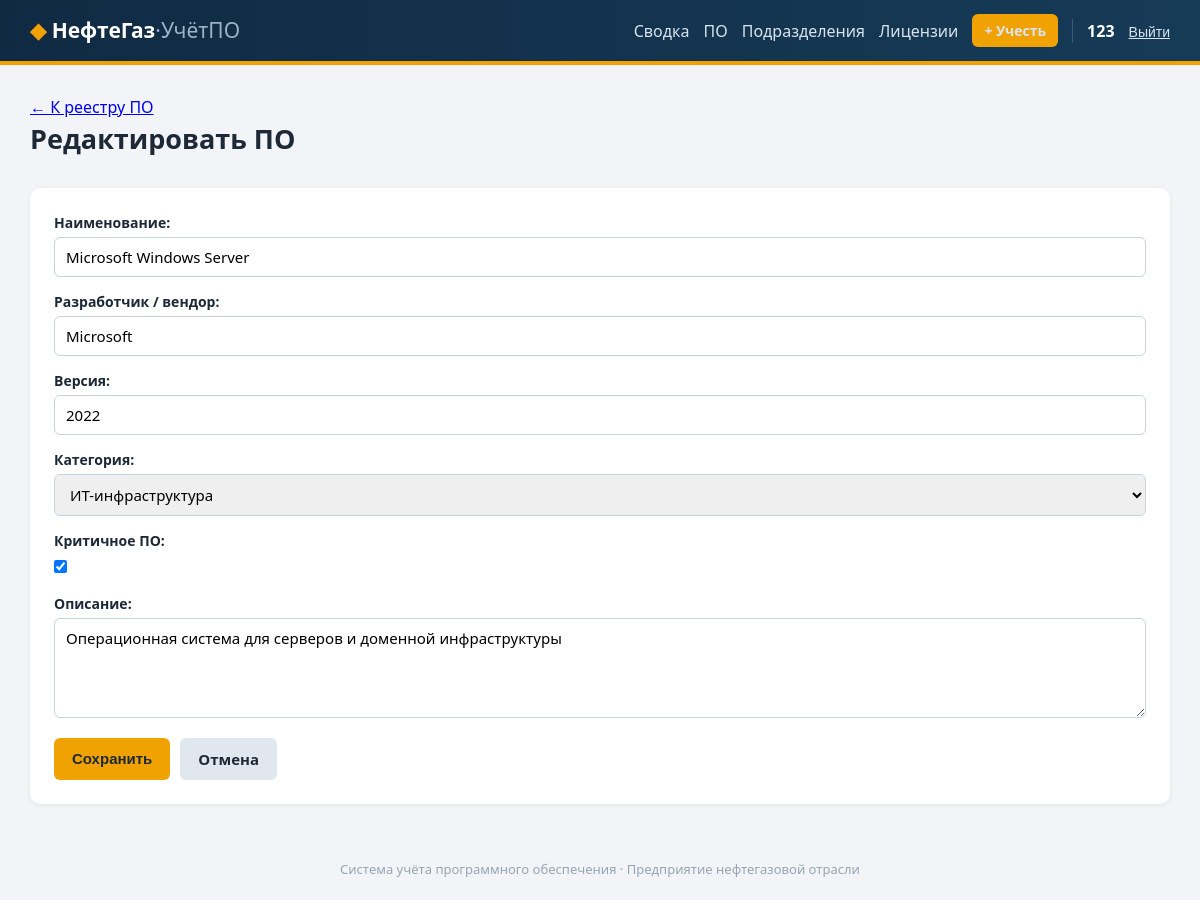
Screenshot of /software/10/edit/ (signed in) with the database file from the repository.
### accounting/models.py (models this page shows, shortened)
class Software(models.Model):
    CATEGORY_CHOICES = [
        ("geology", "Геология и разведка"),
        ("drilling", "Бурение"),
        ("production", "Добыча нефти и газа"),
        ("refining", "Переработка и нефтехимия"),
        ("transport", "Транспорт и логистика"),
        ("scada", "SCADA / АСУ ТП"),
        ("erp", "ERP и финансы"),
        ("security", "Информационная безопасность"),
        ("it", "ИТ-инфраструктура"),
        ("cad", "САПР и проектирование"),
    ]
    name = models.CharField(max_length=200, verbose_name="Наименование")
    vendor = models.CharField(max_length=150, verbose_name="Разработчик / вендор")
    version = models.CharField(max_length=50, verbose_name="Версия")
    category = models.CharField(
        max_length=20, choices=CATEGORY_CHOICES, verbose_name="Категория"
    )
    is_critical = models.BooleanField(default=False, verbose_name="Критичное ПО")
    description = models.TextField(blank=True, verbose_name="Описание")
    class Meta:
        verbose_name = "Программное обеспечение"
        verbose_name_plural = "Программное обеспечение"
        ordering = ["name"]

### accounting/views.py (the view)
# urls.py: path("software/<int:pk>/edit/", views.software_edit, name="software_edit"),
@login_required
def software_edit(request, pk):
    software = get_object_or_404(Software, pk=pk)
    if request.method == "POST":
        form = SoftwareForm(request.POST, instance=software)
        if form.is_valid():
            form.save()
            messages.success(request, "Данные ПО обновлены")
            return redirect("accounting:software_detail", pk=software.pk)
    else:
        form = SoftwareForm(instance=software)
    return render(
        request,
        "accounting/software_form.html",
        {"form": form, "title": "Редактировать ПО", "software": software},
    )

### accounting/forms.py
class SoftwareForm(forms.ModelForm):
    class Meta:
        model = Software
        fields = ("name", "vendor", "version", "category", "is_critical", "description")
        labels = {
            "name": "Наименование",
            "vendor": "Разработчик / вендор",
            "version": "Версия",
            "category": "Категория",
            "is_critical": "Критичное ПО",
            "description": "Описание",
        }
        widgets = {"description": forms.Textarea(attrs={"rows": 4})}

### accounting/templates/accounting/software_form.html (shortened to what this page needs)
{% extends "base.html" %}
{% block content %}
    <p><a href="{% url 'accounting:software_list' %}">← К реестру ПО</a></p>
    <div class="page-head"><h1>{{ title }}</h1></div>
    <div class="form-card">
        <form method="post">
            {{ form.as_p }}
            <div class="form-actions">
                <button type="submit" class="btn">Сохранить</button>
                <a href="{% url 'accounting:software_list' %}" class="btn btn-secondary">Отмена</a>
            </div>
        </form>
    </div>
{% endblock %}

### accounting/templates/base.html (shortened to what this page needs)
{% load static %}
<!DOCTYPE html>
<html lang="ru">
<head>
    <link rel="stylesheet" href="{% static 'style.css' %}">
</head>
<body>
    <header class="site-header">
        <div class="container header-inner">
            <a href="{% url 'accounting:dashboard' %}" class="brand">
                <span class="brand-mark">◆</span> НефтеГаз<span class="brand-light">·УчётПО</span>
            </a>
            <nav class="nav">
                {% if user.is_authenticated %}
                    <a href="{% url 'accounting:dashboard' %}">Сводка</a>
                    <a href="{% url 'accounting:software_list' %}">ПО</a>
                    <a href="{% url 'accounting:department_list' %}">Подразделения</a>
                    <a href="{% url 'accounting:license_list' %}">Лицензии</a>
                    <a href="{% url 'accounting:license_create' %}" class="btn btn-small">+ Учесть</a>
                    <span class="user-name">{{ user.username }}</span>
                    <form action="{% url 'logout' %}" method="post" class="inline-form">
                        <button type="submit" class="btn-link">Выйти</button>
                    </form>
                {% else %}
                    <a href="{% url 'login' %}">Войти</a>
                    <a href="{% url 'accounting:register' %}" class="btn btn-small">Регистрация</a>
                {% endif %}
            </nav>
        </div>
    </header>
    <main class="container">
        {% block content %}{% endblock %}
    </main>
    <footer class="site-footer container">
        <p>Система учёта программного обеспечения · Предприятие нефтегазовой отрасли</p>
    </footer>
</body>
</html>

### static/style.css (style rules this page uses)
* { box-sizing: border-box; margin: 0; padding: 0; }
body { font-family: "Segoe UI", Arial, sans-serif; background: #f2f4f7; color: #1e2937; line-height: 1.5; }
.container { max-width: 1180px; margin: 0 auto; padding: 0 20px; }
.site-header { background: linear-gradient(90deg, #102a43 0%, #163b57 100%); border-bottom: 4px solid #f0a202; color: #fff; padding: 14px 0; margin-bottom: 30px; }
.header-inner { display: flex; align-items: center; justify-content: space-between; gap: 16px; flex-wrap: wrap; }
.brand { color: #fff; text-decoration: none; font-size: 21px; font-weight: 700; white-space: nowrap; }
.brand-mark { color: #f0a202; }
.brand-light { color: #9fb3c8; font-weight: 400; }
.nav { display: flex; align-items: center; gap: 14px; flex-wrap: wrap; }
.nav a { color: #d9e4ef; text-decoration: none; }
.user-name { font-weight: 600; color: #fff; border-left: 1px solid #3c5b76; padding-left: 14px; }
.inline-form { display: inline; }
.btn-link { background: none; border: none; color: #d9e4ef; cursor: pointer; font-size: 14px; text-decoration: underline; }
main { min-height: 65vh; }
h1 { font-size: 27px; margin-bottom: 6px; }
.page-head, .hero { display: flex; align-items: flex-start; justify-content: space-between; gap: 16px; margin-bottom: 22px; flex-wrap: wrap; }
.btn { display: inline-block; background: #f0a202; color: #1e2937; text-decoration: none; padding: 10px 18px; border: none; border-radius: 6px; cursor: pointer; font-size: 15px; font-weight: 600; }
.btn-small { padding: 6px 12px; font-size: 14px; }
.btn-secondary { background: #e1e7ee; color: #1e2937; }
.form-card, .auth-card { background: #fff; padding: 24px; border-radius: 10px; box-shadow: 0 1px 4px rgba(16,42,67,.08); margin-bottom: 20px; }
form p { margin-bottom: 14px; }
form label { display: block; font-weight: 600; margin-bottom: 4px; font-size: 14px; }
form input[type=text], form input[type=email], form input[type=password], form input[type=date], form input[type=number], form select, form textarea { width: 100%; padding: 9px 11px; border: 1px solid #c8d3de; border-radius: 6px; font-size: 15px; font-family: inherit; }
form input[type=checkbox] { width: auto; }
form textarea { resize: vertical; }
.form-actions { display: flex; gap: 10px; margin-top: 8px; }
.site-footer { color: #95a5b6; font-size: 13px; text-align: center; padding: 36px 0 20px; }

### rows the page displays
Software: name "Microsoft Windows Server", vendor "Microsoft", version "2022", category "ИТ-инфраструктура", is_critical "☑", description "Операционная система для серверов и доменной инфраструктуры"

### other values shown
{{ user.username }} "123"
{{ title }} "Редактировать ПО"
